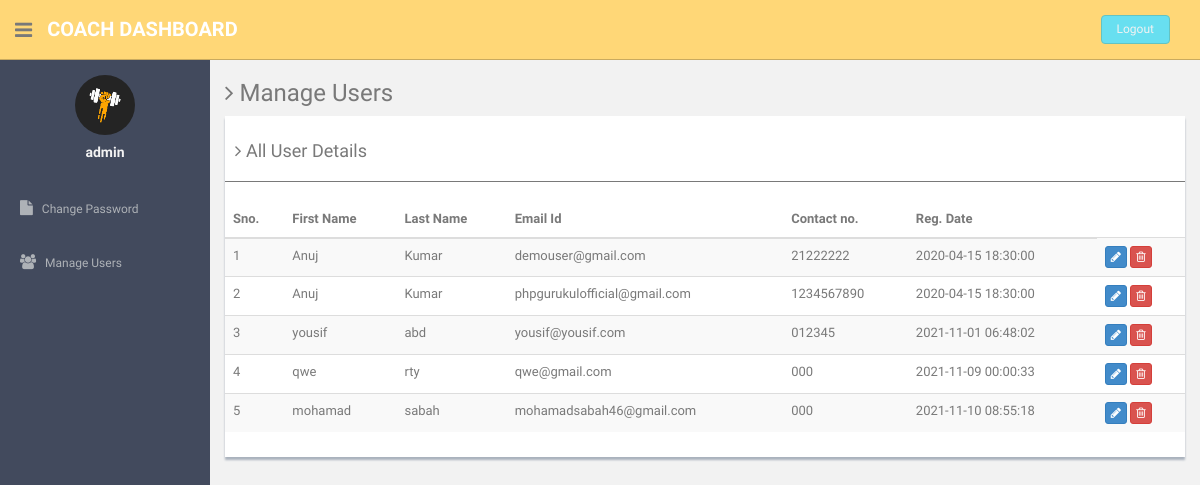
The app's page /coach/manage-users.php (signed in) with its own data.
### tables this page shows
CREATE TABLE IF NOT EXISTS `users` (
  `id` int NOT NULL AUTO_INCREMENT,
  `fname` varchar(255) DEFAULT NULL,
  `lname` varchar(255) DEFAULT NULL,
  `email` varchar(255) DEFAULT NULL,
  `password` varchar(300) DEFAULT NULL,
  `contactno` varchar(11) DEFAULT NULL,
  `posting_date` timestamp NOT NULL DEFAULT CURRENT_TIMESTAMP,
  PRIMARY KEY (`id`)
);

### coach/manage-users.php (the view, shortened to what this page needs)
<?php
include'dbconnection.php';
if (strlen($_SESSION['id']==0)) {
  header('location:logout.php');
  } else{
?><!DOCTYPE html>
<html lang="en">
  <head>
    <link href="assets/css/bootstrap.css" rel="stylesheet">
    <link href="assets/font-awesome/css/font-awesome.css" rel="stylesheet" />
    <link href="assets/css/style.css" rel="stylesheet">
    <link href="assets/css/style-responsive.css" rel="stylesheet">
  </head>
  <body>
  <section id="container" >
      <header class="header black-bg">
              <div class="sidebar-toggle-box">
                  <div class="fa fa-bars tooltips" data-placement="right" data-original-title="Toggle Navigation"></div>
              </div>
            <a href="#" class="logo"><b>Coach Dashboard</b></a>
            <div class="top-menu">
            	<ul class="nav pull-right top-menu">
                    <li><a class="logout" href="logout.php">Logout</a></li>
            	</ul>
            </div>
        </header>
      <aside>
          <div id="sidebar"  class="nav-collapse ">
              <ul class="sidebar-menu" id="nav-accordion">
              	  <p class="centered"><a href="#"><img src="assets/img/gym.png" class="img-circle" width="60"></a></p>
              	  <h5 class="centered"><?php echo $_SESSION['login'];?></h5>
                  <li class="mt">
                      <a href="change-password.php">
                          <i class="fa fa-file"></i>
                          <span>Change Password</span>
                      </a>
                  </li>
                  <li class="sub-menu">
                      <a href="manage-users.php" >
                          <i class="fa fa-users"></i>
                          <span>Manage Users</span>
                      </a>
                  </li>
              </ul>
          </div>
      </aside>
      <section id="main-content">
          <section class="wrapper">
          	<h3><i class="fa fa-angle-right"></i> Manage Users</h3>
				<div class="row">
                  <div class="col-md-12">
                      <div class="content-panel">
                          <table class="table table-striped table-advance table-hover">
	                  	  	  <h4><i class="fa fa-angle-right"></i> All User Details </h4>
	                  	  	  <hr>
                              <thead>
                              <tr>
                                  <th>Sno.</th>
                                  <th class="hidden-phone">First Name</th>
                                  <th> Last Name</th>
                                  <th> Email Id</th>
                                  <th>Contact no.</th>
                                  <th>Reg. Date</th>
                              </tr>
                              </thead>
                              <tbody>
                              <?php $ret=mysqli_query($con,"select * from users");
							  $cnt=1;
							  while($row=mysqli_fetch_array($ret))
							  {?>
                              <tr>
                              <td><?php echo $cnt;?></td>
                                  <td><?php echo $row['fname'];?></td>
                                  <td><?php echo $row['lname'];?></td>
                                  <td><?php echo $row['email'];?></td>
                                  <td><?php echo $row['contactno'];?></td>  <td><?php echo $row['posting_date'];?></td>
                                  <td>
                                     <a href="update-profile.php?uid=<?php echo $row['id'];?>">
                                     <button class="btn btn-primary btn-xs"><i class="fa fa-pencil"></i></button></a>
                                     <a href="manage-users.php?id=<?php echo $row['id'];?>">
                                     <button class="btn btn-danger btn-xs" onClick="return confirm('Do you really want to delete');"><i class="fa fa-trash-o "></i></button></a>
                                  </td>
                              </tr>
                              <?php $cnt=$cnt+1; }?>
                              </tbody>
                          </table>
                      </div>
                  </div>
              </div>
		</section>
      </section>
    </section>
  </body>
</html>
<?php } ?>

### coach/assets/css/style.css (style rules this page uses)
body { color: #797979; background: #f2f2f2; font-family: 'Ruda', sans-serif; padding: 0px !important; margin: 0px !important; font-size:13px; }
ul li { list-style: none; }
a, a:hover, a:focus { text-decoration: none; outline: none; }
#container { width: 100%; height: 100%; }
hr { margin-top: 20px; margin-bottom: 20px; border: 0; border-top: 1px solid #797979; }
.centered { text-align: center; }
.mt { margin-top: 25px; }
ul.top-menu > li > .logout { color: #f2f2f2; font-size: 12px; border-radius: 4px; -webkit-border-radius: 4px; border: 1px solid #64c3c2 !important; padding: 5px 15px; margin-right: 15px; background: #68dff0; margin-top: 15px; }
#sidebar { width: 210px; height: 100%; position: fixed; background: #424a5d; }
#sidebar h5 { color: #f2f2f2; font-weight: 700; }
#sidebar ul li { position: relative; }
ul.sidebar-menu , ul.sidebar-menu li ul.sub { margin: -2px 0 0; padding: 0; }
ul.sidebar-menu { margin-top: 75px; }
ul.sidebar-menu li { margin-bottom: 5px; margin-left:10px; margin-right:10px; }
ul.sidebar-menu li.sub-menu { line-height: 15px; }
ul.sidebar-menu li a span { display: inline-block; }
ul.sidebar-menu li a { color: #aeb2b7; text-decoration: none; display: block; padding: 15px 0 15px 10px; font-size: 12px; outline: none; -webkit-transition: all 0.3s ease; -moz-transition: all 0.3s ease; -o-transition: all 0.3s ease; -ms-transition: all 0.3s ease; transition: all 0.3s ease; }
ul.sidebar-menu li a i { font-size: 15px; padding-right: 6px; }
#main-content { margin-left: 210px; }
.header, .footer { min-height: 60px; padding: 0 15px; }
.header { position: fixed; left: 0; right: 0; z-index: 1002; }
.black-bg { background: #ffd777; border-bottom: 1px solid #c9aa5f; }
.wrapper { display: inline-block; margin-top: 60px; padding-left: 15px; padding-right: 15px; padding-bottom: 15px; padding-top: 0px; width: 100%; }
a.logo { font-size: 20px; color: #ffffff; float: left; margin-top: 15px; text-transform: uppercase; }
a.logo b { font-weight: 900; }
#top_menu .nav > li, ul.top-menu > li { float: left; }
ul.top-menu > li > a { color: #666666; font-size: 16px; border-radius: 4px; -webkit-border-radius: 4px; border:1px solid #666666 !important; padding: 2px 6px; margin-right: 15px; }
.sidebar-toggle-box { float: left; padding-right: 15px; margin-top: 20px; }
.sidebar-toggle-box .fa-bars { cursor: pointer; display: inline-block; font-size: 20px; }
.content-panel { background: #ffffff; box-shadow: 0px 3px 2px #aab2bd; padding-top: 15px; padding-bottom: 5px; }
.content-panel h4 { margin-left: 10px; }

### records on screen
users: fname "Anuj", lname "Kumar", email "demouser@gmail.com", contactno "21222222", posting_date "2020-04-15 18:30:00"
users: fname "Anuj", lname "Kumar", email "phpgurukulofficial@gmail.com", contactno "1234567890", posting_date "2020-04-15 18:30:00"
users: fname "yousif", lname "abd", email "yousif@yousif.com", contactno "012345", posting_date "2021-11-01 06:48:02"
users: fname "qwe", lname "rty", email "qwe@gmail.com", contactno "000", posting_date "2021-11-09 00:00:33"
users: fname "mohamad", lname "sabah", email "mohamadsabah46@gmail.com", contactno "000", posting_date "2021-11-10 08:55:18"

### other values on screen
$_SESSION['login'] "admin"
